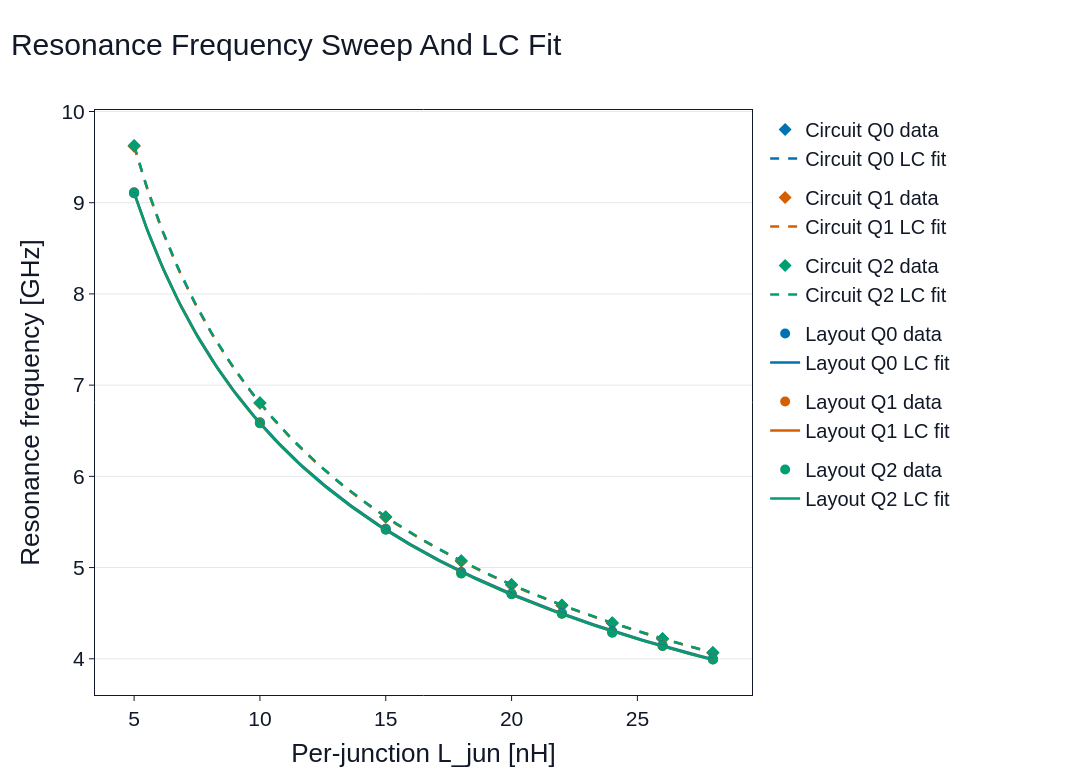

Here is the notebook cell this chart was saved with:
### Markdown cell above
### LC-fit resonance frequency sweep

Purpose: Shows resonance frequency versus Ljun with the LC-fit model overlay.

Tables: LC frequency fit display table.

Result key: `layout_vs_circuit_resonance_frequency_lc_fit`

### Code cell
show_result("layout_vs_circuit_resonance_frequency_lc_fit")

### Figure 1 — Plotly figure (JSON) as saved in the notebook; plotly's stock layout.template omitted (floating-point values rounded to 4 significant figures; data arrays with more than 128 entries replaced by an {"elided": "..."} marker saying what was removed)
{"data": [{"legendgroup": "Circuit-Q0", "marker": {"color": "#0072B2", "size": 10, "symbol": "diamond"}, "mode": "markers", "name": "Circuit Q0 data", "type": "scatter", "x": [5.0, 10.0, 15.0, 18.0, 20.0, 22.0, 24.0, 26.0, 28.0], "y": [9.622, 6.804, 5.556, 5.072, 4.811, 4.587, 4.392, 4.22, 4.066]}, {"legendgroup": "Circuit-Q1", "marker": {"color": "#D55E00", "size": 10, "symbol": "diamond"}, "mode": "markers", "name": "Circuit Q1 data", "type": "scatter", "x": [5.0, 10.0, 15.0, 18.0, 20.0, 22.0, 24.0, 26.0, 28.0], "y": [9.618, 6.801, 5.553, 5.069, 4.809, 4.585, 4.39, 4.218, 4.064]}, {"legendgroup": "Circuit-Q2", "marker": {"color": "#009E73", "size": 10, "symbol": "diamond"}, "mode": "markers", "name": "Circuit Q2 data", "type": "scatter", "x": [5.0, 10.0, 15.0, 18.0, 20.0, 22.0, 24.0, 26.0, 28.0], "y": [9.627, 6.807, 5.558, 5.074, 4.814, 4.59, 4.394, 4.222, 4.068]}, {"legendgroup": "Layout-Q0", "marker": {"color": "#0072B2", "size": 10, "symbol": "circle"}, "mode": "markers", "name": "Layout Q0 data", "type": "scatter", "x": [5.0, 10.0, 15.0, 18.0, 20.0, 22.0, 24.0, 26.0, 28.0], "y": [9.115, 6.592, 5.424, 4.951, 4.716, 4.501, 4.302, 4.147, 3.999]}, {"legendgroup": "Layout-Q1", "marker": {"color": "#D55E00", "size": 10, "symbol": "circle"}, "mode": "markers", "name": "Layout Q1 data", "type": "scatter", "x": [5.0, 10.0, 15.0, 18.0, 20.0, 22.0, 24.0, 26.0, 28.0], "y": [9.105, 6.584, 5.417, 4.936, 4.709, 4.495, 4.288, 4.141, 3.993]}, {"legendgroup": "Layout-Q2", "marker": {"color": "#009E73", "size": 10, "symbol": "circle"}, "mode": "markers", "name": "Layout Q2 data", "type": "scatter", "x": [5.0, 10.0, 15.0, 18.0, 20.0, 22.0, 24.0, 26.0, 28.0], "y": [9.105, 6.583, 5.415, 4.935, 4.708, 4.494, 4.287, 4.14, 3.992]}, {"legendgroup": "Circuit-Q0", "line": {"color": "#0072B2", "dash": "dash", "width": 2.4}, "mode": "lines", "name": "Circuit Q0 LC fit", "type": "scatter", "x": {"elided": "240 float values"}, "y": {"elided": "240 float values"}}, {"legendgroup": "Circuit-Q1", "line": {"color": "#D55E00", "dash": "dash", "width": 2.4}, "mode": "lines", "name": "Circuit Q1 LC fit", "type": "scatter", "x": {"elided": "240 float values"}, "y": {"elided": "240 float values"}}, {"legendgroup": "Circuit-Q2", "line": {"color": "#009E73", "dash": "dash", "width": 2.4}, "mode": "lines", "name": "Circuit Q2 LC fit", "type": "scatter", "x": {"elided": "240 float values"}, "y": {"elided": "240 float values"}}, {"legendgroup": "Layout-Q0", "line": {"color": "#0072B2", "dash": "solid", "width": 2.4}, "mode": "lines", "name": "Layout Q0 LC fit", "type": "scatter", "x": {"elided": "240 float values"}, "y": {"elided": "240 float values"}}, {"legendgroup": "Layout-Q1", "line": {"color": "#D55E00", "dash": "solid", "width": 2.4}, "mode": "lines", "name": "Layout Q1 LC fit", "type": "scatter", "x": {"elided": "240 float values"}, "y": {"elided": "240 float values"}}, {"legendgroup": "Layout-Q2", "line": {"color": "#009E73", "dash": "solid", "width": 2.4}, "mode": "lines", "name": "Layout Q2 LC fit", "type": "scatter", "x": {"elided": "240 float values"}, "y": {"elided": "240 float values"}}], "layout": {"font": {"color": "#111827", "family": "Arial, Helvetica, sans-serif", "size": 21}, "height": 780, "hovermode": "closest", "legend": {"font": {"color": "#111827", "family": "Arial, Helvetica, sans-serif", "size": 20}, "orientation": "v", "x": 1.02, "xanchor": "left", "y": 1, "yanchor": "top"}, "margin": {"b": 85, "l": 95, "r": 340, "t": 110}, "paper_bgcolor": "#FFFFFF", "plot_bgcolor": "#FFFFFF", "title": {"font": {"color": "#111827", "family": "Arial, Helvetica, sans-serif", "size": 30}, "text": "Resonance Frequency Sweep And LC Fit", "x": 0.01, "xanchor": "left"}, "width": 1200, "xaxis": {"gridcolor": "#E5E7EB", "gridwidth": 1, "linecolor": "#111827", "linewidth": 1, "mirror": true, "showgrid": false, "showline": true, "tickcolor": "#111827", "tickfont": {"color": "#111827", "family": "Arial, Helvetica, sans-serif", "size": 21}, "ticks": "outside", "title": {"font": {"color": "#111827", "family": "Arial, Helvetica, sans-serif", "size": 26}, "standoff": 14, "text": "Per-junction L_jun [nH]"}, "zeroline": false}, "yaxis": {"gridcolor": "#E5E7EB", "gridwidth": 1, "linecolor": "#111827", "linewidth": 1, "mirror": true, "showgrid": true, "showline": true, "tickcolor": "#111827", "tickfont": {"color": "#111827", "family": "Arial, Helvetica, sans-serif", "size": 21}, "ticks": "outside", "title": {"font": {"color": "#111827", "family": "Arial, Helvetica, sans-serif", "size": 26}, "standoff": 14, "text": "Resonance frequency [GHz]"}, "zeroline": false}}}
